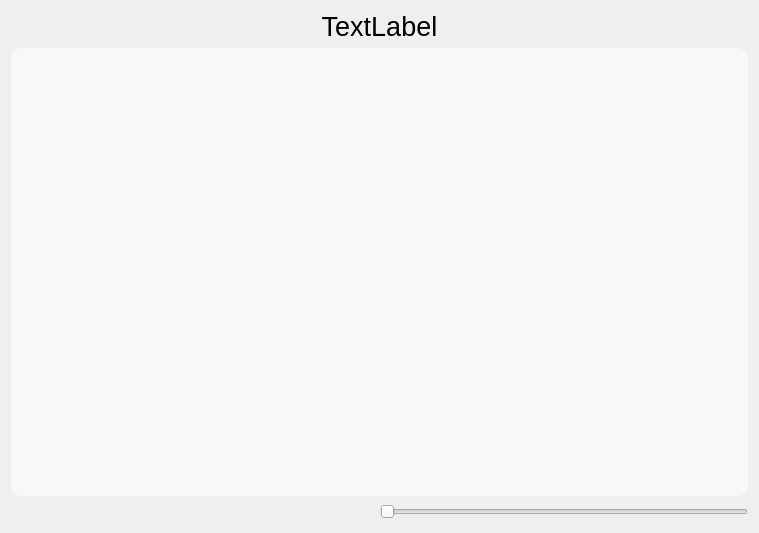
<?xml version="1.0" encoding="UTF-8"?>
<ui version="4.0">
 <class>FImageShowDialog</class>
 <widget class="QDialog" name="FImageShowDialog">
  <property name="geometry">
   <rect>
    <x>0</x>
    <y>0</y>
    <width>759</width>
    <height>533</height>
   </rect>
  </property>
  <property name="windowTitle">
   <string>Dialog</string>
  </property>
  <layout class="QVBoxLayout" name="verticalLayout_2">
   <item>
    <widget class="QLabel" name="name_lbl">
     <property name="sizePolicy">
      <sizepolicy hsizetype="Preferred" vsizetype="Fixed">
       <horstretch>0</horstretch>
       <verstretch>0</verstretch>
      </sizepolicy>
     </property>
     <property name="font">
      <font>
       <pointsize>20</pointsize>
      </font>
     </property>
     <property name="text">
      <string>TextLabel</string>
     </property>
     <property name="alignment">
      <set>Qt::AlignCenter</set>
     </property>
    </widget>
   </item>
   <item>
    <widget class="QSplitter" name="splitter">
     <property name="orientation">
      <enum>Qt::Horizontal</enum>
     </property>
     <widget class="QWidget" name="">
      <layout class="QVBoxLayout" name="verticalLayout">
       <item>
        <widget class="QTableView" name="tableView">
         <property name="styleSheet">
          <string notr="true">background-color: rgba(255, 255, 255,140);
border-radius:10%;
border-color:rgba(0,0,0,0);</string>
         </property>
         <property name="selectionMode">
          <enum>QAbstractItemView::SingleSelection</enum>
         </property>
         <property name="cornerButtonEnabled">
          <bool>false</bool>
         </property>
         <attribute name="verticalHeaderVisible">
          <bool>false</bool>
         </attribute>
        </widget>
       </item>
       <item>
        <layout class="QHBoxLayout" name="horizontalLayout">
         <item>
          <spacer name="horizontalSpacer">
           <property name="orientation">
            <enum>Qt::Horizontal</enum>
           </property>
           <property name="sizeType">
            <enum>QSizePolicy::MinimumExpanding</enum>
           </property>
           <property name="sizeHint" stdset="0">
            <size>
             <width>40</width>
             <height>20</height>
            </size>
           </property>
          </spacer>
         </item>
         <item>
          <widget class="QSlider" name="size_slider">
           <property name="minimum">
            <number>25</number>
           </property>
           <property name="maximum">
            <number>50</number>
           </property>
           <property name="orientation">
            <enum>Qt::Horizontal</enum>
           </property>
          </widget>
         </item>
        </layout>
       </item>
      </layout>
     </widget>
    </widget>
   </item>
  </layout>
 </widget>
 <resources/>
 <connections/>
</ui>
